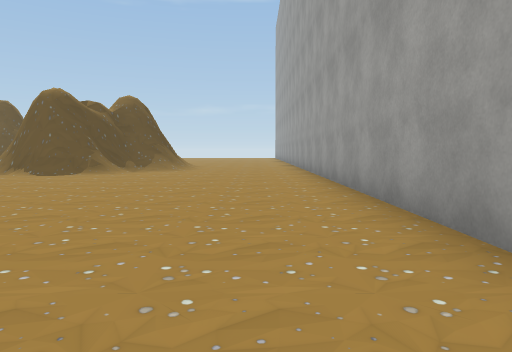
view 1 (above)

14 first-person views from a walk through a scene from a Unity 3-D project. The camera is 1.2 m above the floor, tilts 4° down and sees 70° across. The floor is counted in squares, 2 m on a side. Each view is taken from the middle of a square. On the plan, view 1 faces up. The plan holds only what a view shows up to about 10 squares ahead; the rest is blank. The place goes on beyond the plan. The player character is not drawn. Some animated figures are not drawn. Some surface patterns are stand-ins.

view 2
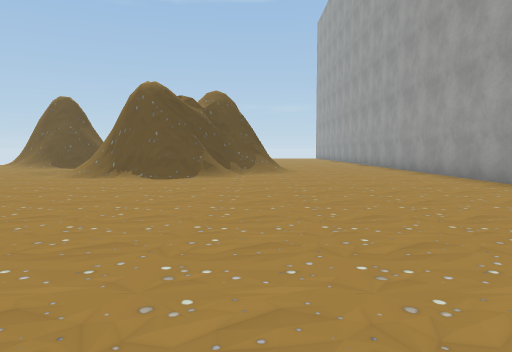

view 3
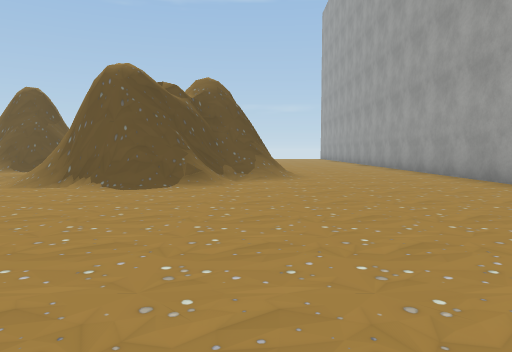

view 4
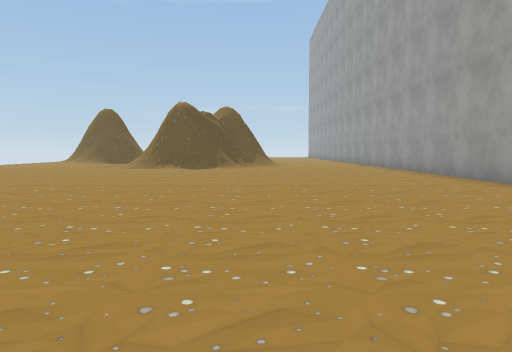

view 5
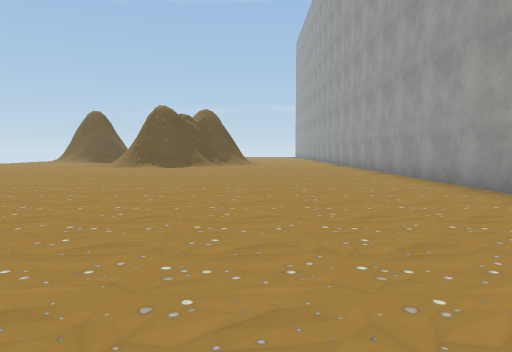

view 6
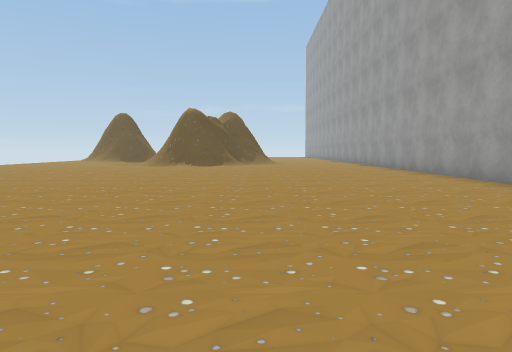

view 7
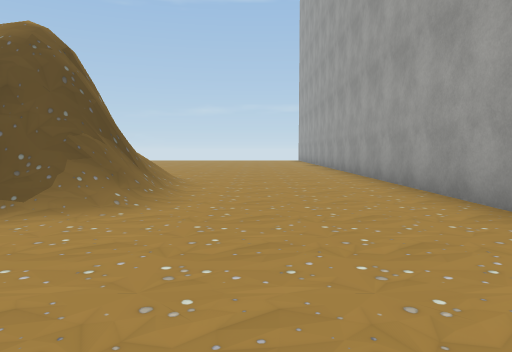

view 8
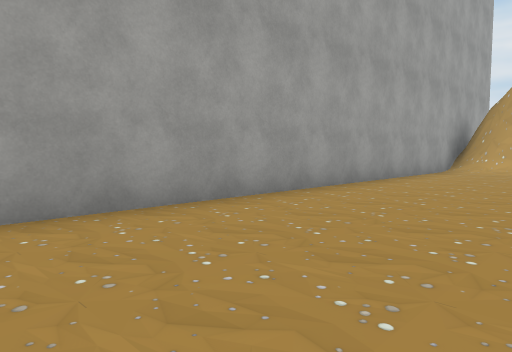

view 9
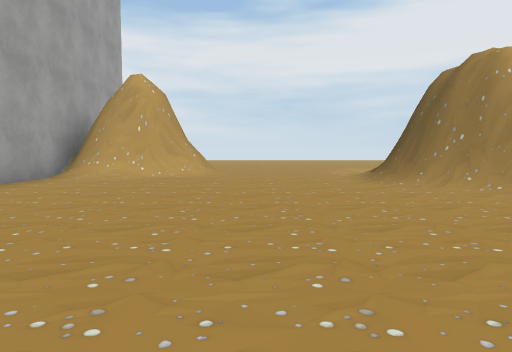

view 10
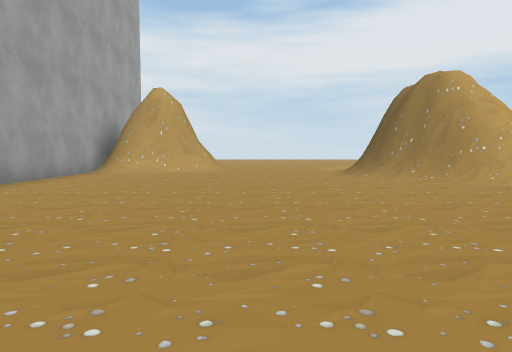

view 11
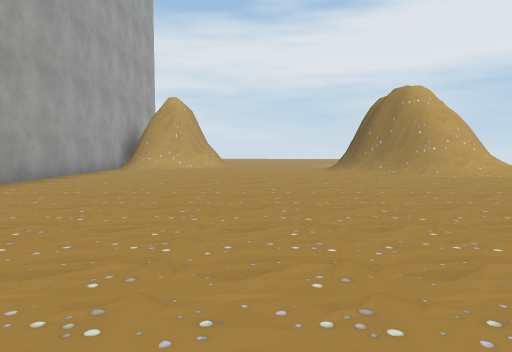

view 12
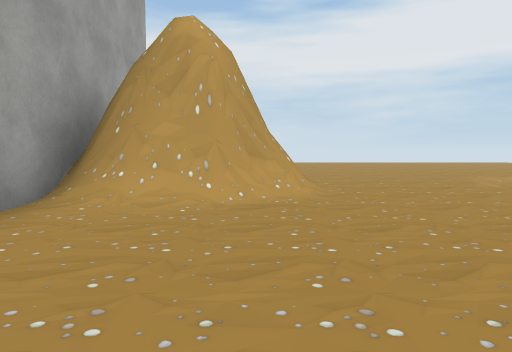

view 13
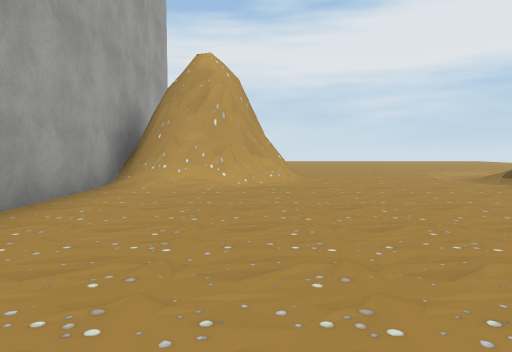

view 14
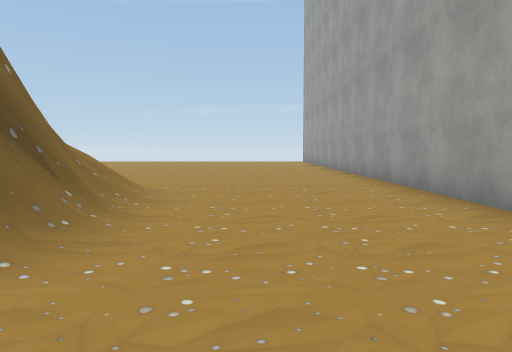

### Floor plan
Key: @ floor where view 1 was taken; # wall or solid block; . main floor; - floor 0.25 m lower than the main floor; / step, stairs or slope.
Columns run from 9 left of view 1 to 1 right of it. Each row starts with its distance up from view 1.
 19      .....#
 18      .....#
 17      .....#
 16       ....#
 15       ....#
 14       /...#
 13       #...#
 12      ##...#
 11      ##...#
 10 .-####....#
  9 .../#/....#
  8  .........#
  7 ..........#
  6 ..........#
  5 ..........#
  4 ..........#
  3 ..........#
  2  .........#
  1   ........#
  0   .......@#
 -1   ........#
 -2  .........#
 -3 ..........#
 -4 /##.......#
 -5 ###/......#
 -6  ###......#
 -7    #.....##
 -8    /....###
 -9    /....###
-10    -....

Positions as (right, up) in squares from view 1, and headings:
1: (0, 0), facing up
2: (-3, 1), facing up
3: (-3, 3), facing up
4: (-3, -3), facing up
5: (-2, -4), facing up
6: (-3, -5), facing up
7: (-1, 7), facing up
8: (-2, 4), facing down-right
9: (-3, 1), facing down
10: (-3, 3), facing down
11: (-3, 5), facing down
12: (-1, -3), facing down
13: (-1, -1), facing down
14: (-1, 9), facing up
